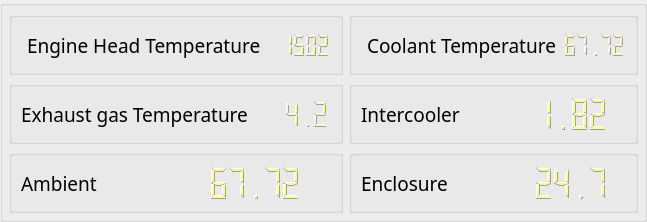
         <widget class="QGroupBox" name="groupBox_23">
          <property name="maximumSize">
           <size>
            <width>16777215</width>
            <height>248</height>
           </size>
          </property>
          <property name="font">
           <font>
            <family>Titillium Web</family>
            <pointsize>16</pointsize>
           </font>
          </property>
          <property name="title">
           <string/>
          </property>
          <layout class="QGridLayout" name="gridLayout_13">
           <property name="leftMargin">
            <number>6</number>
           </property>
           <property name="topMargin">
            <number>6</number>
           </property>
           <property name="rightMargin">
            <number>6</number>
           </property>
           <property name="bottomMargin">
            <number>6</number>
           </property>
           <item row="0" column="0">
            <widget class="QGroupBox" name="groupBox_24">
             <property name="maximumSize">
              <size>
               <width>99999</width>
               <height>160</height>
              </size>
             </property>
             <property name="title">
              <string/>
             </property>
             <layout class="QGridLayout" name="gridLayout_21">
              <item row="0" column="2">
               <widget class="QLCDNumber" name="lcdkW_3">
                <property name="styleSheet">
                 <string notr="true">color: rgb(255, 255, 127);</string>
                </property>
                <property name="frameShape">
                 <enum>QFrame::Shape::NoFrame</enum>
                </property>
                <property name="smallDecimalPoint">
                 <bool>false</bool>
                </property>
                <property name="value" stdset="0">
                 <double>1502.000000000000000</double>
                </property>
               </widget>
              </item>
              <item row="0" column="1">
               <widget class="QLabel" name="label_27">
                <property name="font">
                 <font>
                  <family>Titillium Web</family>
                  <pointsize>14</pointsize>
                 </font>
                </property>
                <property name="text">
                 <string>Engine Head Temperature</string>
                </property>
               </widget>
              </item>
              <item row="0" column="0">
               <widget class="KLed" name="kled">
                <property name="maximumSize">
                 <size>
                  <width>30</width>
                  <height>16777215</height>
                 </size>
                </property>
               </widget>
              </item>
             </layout>
            </widget>
           </item>
           <item row="2" column="0">
            <widget class="QGroupBox" name="groupBox_25">
             <property name="title">
              <string/>
             </property>
             <layout class="QGridLayout" name="gridLayout_22">
              <item row="0" column="1">
               <widget class="QLCDNumber" name="loadlcd_5">
                <property name="styleSheet">
                 <string notr="true">color: rgb(255, 255, 127);</string>
                </property>
                <property name="frameShape">
                 <enum>QFrame::Shape::NoFrame</enum>
                </property>
                <property name="smallDecimalPoint">
                 <bool>false</bool>
                </property>
                <property name="value" stdset="0">
                 <double>67.719999999999999</double>
                </property>
               </widget>
              </item>
              <item row="0" column="0">
               <widget class="QLabel" name="label_28">
                <property name="font">
                 <font>
                  <family>Titillium Web</family>
                  <pointsize>14</pointsize>
                 </font>
                </property>
                <property name="text">
                 <string>Ambient</string>
                </property>
               </widget>
              </item>
             </layout>
            </widget>
           </item>
           <item row="2" column="1">
            <widget class="QGroupBox" name="groupBox_26">
             <property name="title">
              <string/>
             </property>
             <layout class="QGridLayout" name="gridLayout_23">
              <item row="0" column="1">
               <widget class="QLCDNumber" name="loadlcd_6">
                <property name="styleSheet">
                 <string notr="true">color: rgb(255, 255, 127);</string>
                </property>
                <property name="frameShape">
                 <enum>QFrame::Shape::NoFrame</enum>
                </property>
                <property name="smallDecimalPoint">
                 <bool>false</bool>
                </property>
                <property name="value" stdset="0">
                 <double>24.699999999999999</double>
                </property>
               </widget>
              </item>
              <item row="0" column="0">
               <widget class="QLabel" name="label_29">
                <property name="font">
                 <font>
                  <family>Titillium Web</family>
                  <pointsize>14</pointsize>
                 </font>
                </property>
                <property name="text">
                 <string>Enclosure</string>
                </property>
               </widget>
              </item>
             </layout>
            </widget>
           </item>
           <item row="0" column="1">
            <widget class="QGroupBox" name="groupBox_27">
             <property name="title">
              <string/>
             </property>
             <layout class="QGridLayout" name="gridLayout_24">
              <item row="0" column="1">
               <widget class="QLabel" name="label_30">
                <property name="font">
                 <font>
                  <family>Titillium Web</family>
                  <pointsize>14</pointsize>
                 </font>
                </property>
                <property name="text">
                 <string>Coolant Temperature</string>
                </property>
               </widget>
              </item>
              <item row="0" column="2">
               <widget class="QLCDNumber" name="loadlcd_7">
                <property name="styleSheet">
                 <string notr="true">color: rgb(255, 255, 127);</string>
                </property>
                <property name="frameShape">
                 <enum>QFrame::Shape::NoFrame</enum>
                </property>
                <property name="smallDecimalPoint">
                 <bool>false</bool>
                </property>
                <property name="value" stdset="0">
                 <double>67.719999999999999</double>
                </property>
               </widget>
              </item>
              <item row="0" column="0">
               <widget class="KLed" name="kled_2">
                <property name="maximumSize">
                 <size>
                  <width>30</width>
                  <height>16777215</height>
                 </size>
                </property>
               </widget>
              </item>
             </layout>
            </widget>
           </item>
           <item row="1" column="0">
            <widget class="QGroupBox" name="groupBox_28">
             <property name="maximumSize">
              <size>
               <width>16777215</width>
               <height>160</height>
              </size>
             </property>
             <property name="title">
              <string/>
             </property>
             <layout class="QGridLayout" name="gridLayout_25">
              <item row="0" column="0">
               <widget class="QLabel" name="label_31">
                <property name="font">
                 <font>
                  <family>Titillium Web</family>
                  <pointsize>14</pointsize>
                 </font>
                </property>
                <property name="text">
                 <string>Exhaust gas Temperature</string>
                </property>
               </widget>
              </item>
              <item row="0" column="1">
               <widget class="QLCDNumber" name="freqlcd_3">
                <property name="styleSheet">
                 <string notr="true">color: rgb(255, 255, 127);</string>
                </property>
                <property name="frameShape">
                 <enum>QFrame::Shape::NoFrame</enum>
                </property>
                <property name="smallDecimalPoint">
                 <bool>false</bool>
                </property>
                <property name="value" stdset="0">
                 <double>4.200000000000000</double>
                </property>
               </widget>
              </item>
             </layout>
            </widget>
           </item>
           <item row="1" column="1">
            <widget class="QGroupBox" name="groupBox_29">
             <property name="title">
              <string/>
             </property>
             <layout class="QGridLayout" name="gridLayout_26">
              <item row="0" column="1">
               <widget class="QLCDNumber" name="runtimelcd_3">
                <property name="font">
                 <font>
                  <family>Titillium Web</family>
                  <pointsize>19</pointsize>
                 </font>
                </property>
                <property name="styleSheet">
                 <string notr="true">color: rgb(255, 255, 127);</string>
                </property>
                <property name="frameShape">
                 <enum>QFrame::Shape::NoFrame</enum>
                </property>
                <property name="smallDecimalPoint">
                 <bool>false</bool>
                </property>
                <property name="segmentStyle">
                 <enum>QLCDNumber::SegmentStyle::Filled</enum>
                </property>
                <property name="value" stdset="0">
                 <double>1.820000000000000</double>
                </property>
               </widget>
              </item>
              <item row="0" column="0">
               <widget class="QLabel" name="label_32">
                <property name="font">
                 <font>
                  <family>Titillium Web</family>
                  <pointsize>14</pointsize>
                 </font>
                </property>
                <property name="text">
                 <string>Intercooler</string>
                </property>
               </widget>
              </item>
             </layout>
            </widget>
           </item>
          </layout>
         </widget>
